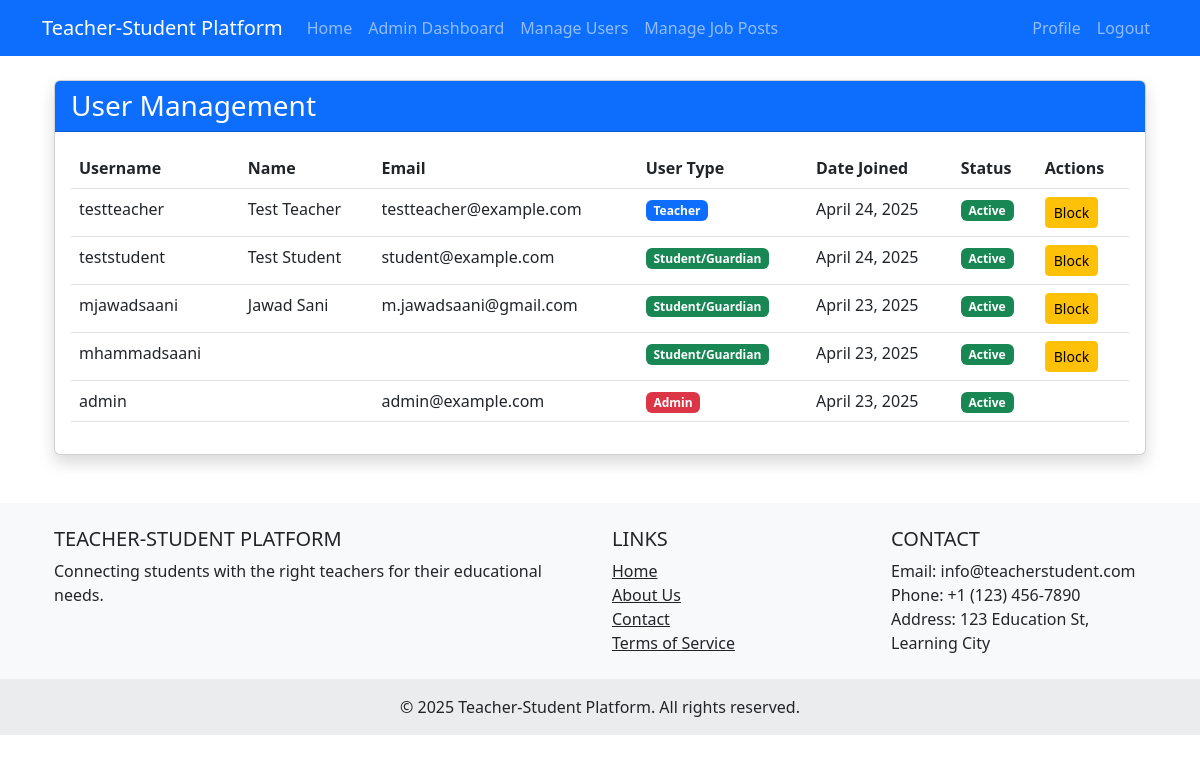
Before: /admin-panel/users/ (signed in) with the older database file.
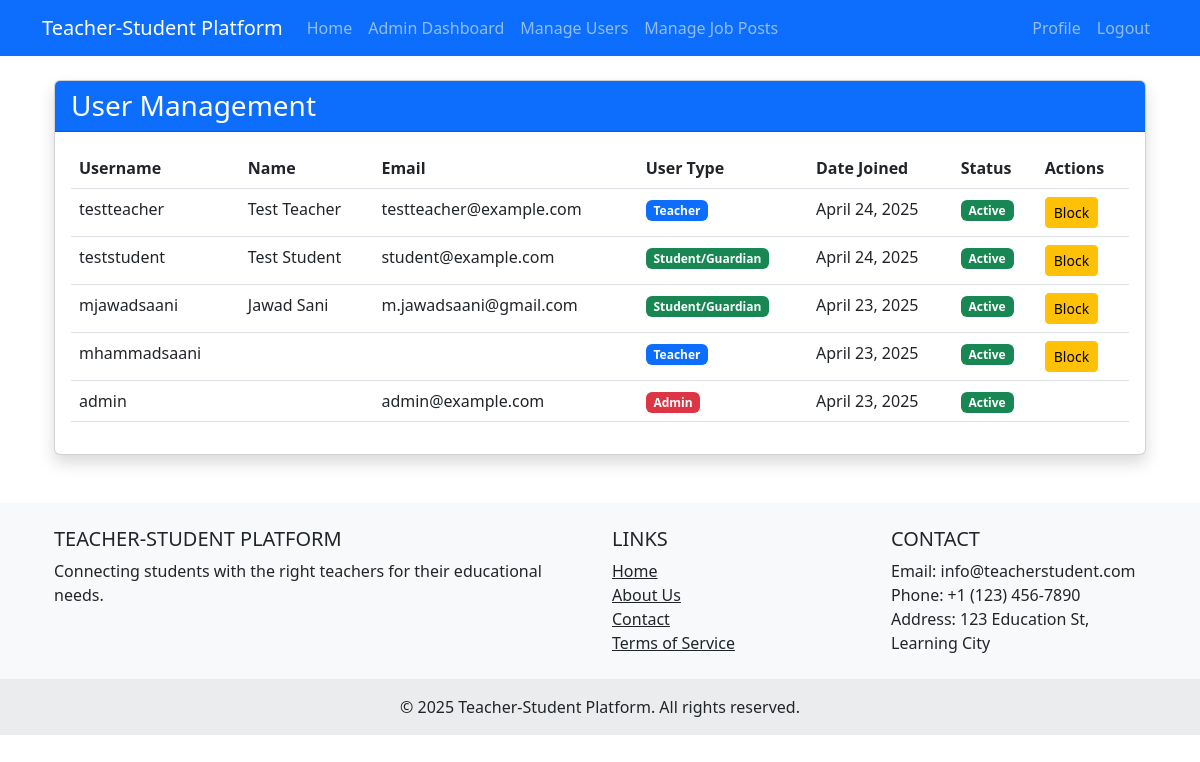
After: the same page with the newer database file.
### accounts/models.py (models this page shows, shortened)
class User(AbstractUser):
    USER_TYPE_CHOICES = (
        ('admin', 'Admin'),
        ('teacher', 'Teacher'),
        ('student', 'Student/Guardian'),
    )
    user_type = models.CharField(max_length=10, choices=USER_TYPE_CHOICES, default='student')
    phone_number = models.CharField(max_length=15, blank=True, null=True)
    address = models.TextField(blank=True, null=True)
    profile_picture = models.ImageField(upload_to='profile_pictures/', blank=True, null=True)
    is_blocked = models.BooleanField(default=False)
    @property
    def is_admin(self):
        return self.user_type == 'admin'
    @property
    def is_teacher(self):
        return self.user_type == 'teacher'
    @property
    def is_student(self):
        return self.user_type == 'student'

### admin_panel/views.py (the view)
# urls.py: path('users/', views.user_list, name='user_list'),
@login_required
@admin_required
def user_list(request):
    users = User.objects.all().order_by('-date_joined')
    context = {
        'users': users,
    }
    return render(request, 'admin_panel/user_list.html', context)

### templates/admin_panel/user_list.html (shortened to what this page needs)
{% extends 'base.html' %}
{% block content %}
<div class="container mt-4">
    <div class="row">
        <div class="col-md-12">
            <div class="card shadow">
                <div class="card-header bg-primary text-white">
                    <h3 class="mb-0">User Management</h3>
                </div>
                <div class="card-body">
                    <div class="table-responsive">
                        <table class="table table-hover">
                            <thead>
                                <tr>
                                    <th>Username</th>
                                    <th>Name</th>
                                    <th>Email</th>
                                    <th>User Type</th>
                                    <th>Date Joined</th>
                                    <th>Status</th>
                                    <th>Actions</th>
                                </tr>
                            </thead>
                            <tbody>
                                {% for user in users %}
                                    <tr>
                                        <td>{{ user.username }}</td>
                                        <td>{{ user.get_full_name }}</td>
                                        <td>{{ user.email }}</td>
                                        <td>
                                            <span class="badge {% if user.user_type == 'admin' %}bg-danger{% elif user.user_type == 'teacher' %}bg-primary{% else %}bg-success{% endif %}">
                                                {{ user.get_user_type_display }}
                                            </span>
                                        </td>
                                        <td>{{ user.date_joined|date:"F j, Y" }}</td>
                                        <td>
                                            {% if user.is_active %}
                                                {% if user.is_blocked %}
                                                    <span class="badge bg-danger">Blocked</span>
                                                {% else %}
                                                    <span class="badge bg-success">Active</span>
                                                {% endif %}
                                            {% else %}
                                                <span class="badge bg-secondary">Inactive</span>
                                            {% endif %}
                                        </td>
                                        <td>
                                            {% if user.user_type != 'admin' %}
                                                {% if user.is_blocked %}
                                                    <a href="{% url 'admin_panel:unblock_user' user.pk %}" class="btn btn-sm btn-success">Unblock</a>
                                                {% else %}
                                                    <a href="{% url 'admin_panel:block_user' user.pk %}" class="btn btn-sm btn-warning">Block</a>
                                                {% endif %}
                                            {% endif %}
                                        </td>
                                    </tr>
                                {% endfor %}
                            </tbody>
                        </table>
                    </div>
                </div>
            </div>
        </div>
    </div>
</div>
{% endblock %}

Changed rows visible on the page:
changed User "mhammadsaani": user_type "Student/Guardian" → "Teacher"
